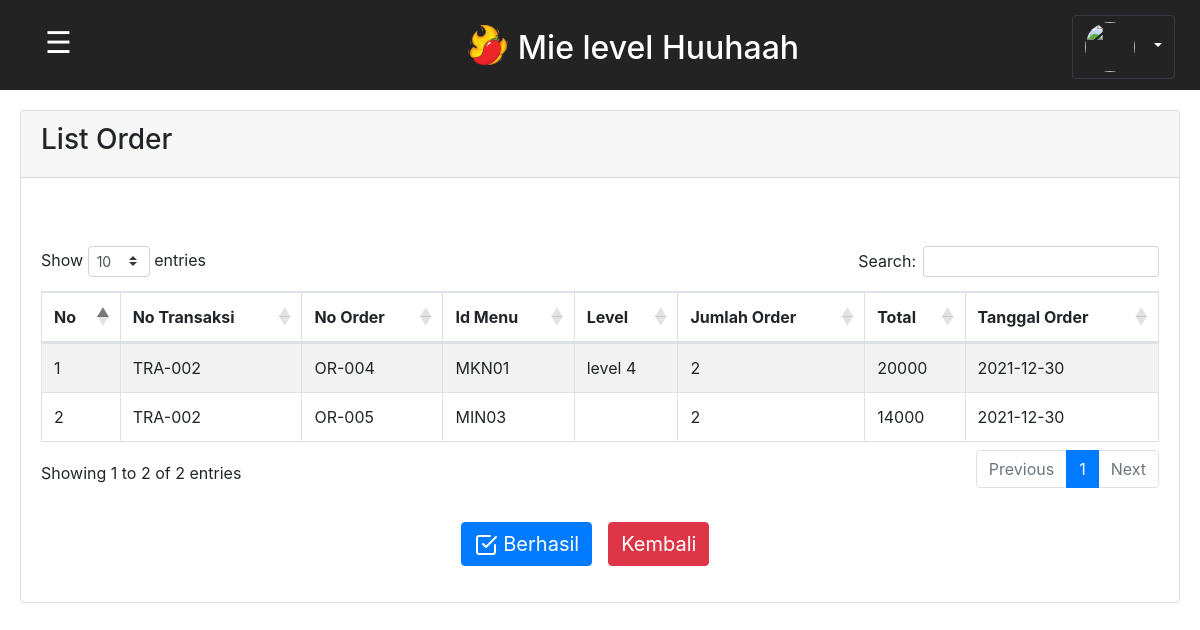
Page /detail_order.php?id=TRA-002 on the committed database.
### tables this page shows
CREATE TABLE `transaksi` (
  `no_transaksi` varchar(10) NOT NULL,
  `no_order` varchar(10) NOT NULL,
  `total_byr` int(50) NOT NULL
);

CREATE TABLE `order_customer_fix` (
  `id` int(20) NOT NULL,
  `no_order` varchar(20) NOT NULL,
  `id_cst` varchar(20) NOT NULL,
  `id_menu` varchar(20) NOT NULL,
  `level` varchar(20) DEFAULT NULL,
  `jumlah` int(11) NOT NULL,
  `total` int(30) NOT NULL,
  `tgl_order` date NOT NULL
);

### functions.php (called while the page is built, shortened)
<?php
$conn = mysqli_connect("localhost", "root", "", "dbresto");
function query($query){
	global $conn;
	$result = mysqli_query($conn, $query);
	$rows = [];
	while ($row = mysqli_fetch_assoc($result)){
		$rows[] = $row;
	}
	return $rows;
}
?>

### detail_order.php (the view, shortened to what this page needs)
<?php
require "functions.php";
$transaksi = $_GET['id'];
$menu = query("SELECT no_transaksi, no_order, id_menu, level, jumlah, total, tgl_order FROM
        transaksi NATURAL INNER JOIN order_customer_fix WHERE no_transaksi IN
        (SELECT no_transaksi FROM transaksi WHERE no_transaksi LIKE '$transaksi')");
?>
<!DOCTYPE html>
<html lang="en">
<head>
    <link rel="stylesheet" href="style.css?v=1.0">
    <link rel="stylesheet" type="text/css" href="https://cdnjs.cloudflare.com/ajax/libs/twitter-bootstrap/4.5.2/css/bootstrap.css">
	<link rel="stylesheet" type="text/css" href="https://cdn.datatables.net/1.10.22/css/dataTables.bootstrap4.min.css">
</head>
<body>
        <div class="judul sticky-top">
            <button class="openbtn" onclick="openNav()">&#9776;</button>
            <div class="brand row align-items-center justify-content-center">
                <img src="img/logo.png" class="logo">
                <h2>Mie level Huuhaah</h2>
            </div>
            <div class="account">
                <div class="dropdown">
                        <?php
                            $id = $_SESSION['id_adm'];
                            $hasil = mysqli_query($conn,"SELECT * FROM admin WHERE id_adm = '$id'");
                            $data = mysqli_fetch_assoc($hasil);
                        ?>
                    <button class="btn btn-dark dropdown-toggle" type="button" id="dropdownMenuButton2" data-bs-toggle="dropdown" aria-expanded="true">
                        <img src="photo/<?= $data['gambar_adm'];?>" class="bulat" style="background-size:cover;"><?= $data['nama_adm'];?>
                    </button>
                </div>
            </div>
        </div>
        <div class="content" id="content">
                <div class="card">
		            <div class="card-header">
			            <h3>List Order</h3>
		            </div>
                    <div class="card-body">
                        <br><br>
                        <table border="1" id="example" class="table table-striped table-bordered" cellspacing="0" width="100%">
                            <thead>
                                <tr>
                                    <th>No</th>
                                    <th>No Transaksi</th>
                                    <th>No Order</th>
                                    <th>Id Menu</th>
                                    <th>Level</th>
                                    <th>Jumlah Order</th>
                                    <th>Total</th>
                                    <th>Tanggal Order</th>
                                </tr>
                            </thead>
                            <?php $i=1; ?>
                            <?php foreach ($menu as $row): ?>
                                <tr>
                                    <td><?= $i; ?></td>
                                    <td><?= $row['no_transaksi']; ?></td>
                                    <td><?= $row['no_order']; ?></td>
                                    <td><?= $row['id_menu']; ?></td>
                                    <td><?= $row['level']; ?></td>
                                    <td><?= $row['jumlah']; ?></td>
                                    <td><?= $row['total']; ?></td>
                                    <td><?= $row['tgl_order']; ?></td>
                                </tr>
                                 <?php $i++;?>
                            <?php endforeach ?>
                        </table>
                        <div class="col-12 row justify-content-center mt-2 mb-3">
                                <form method="POST">
                                    <button
                                        name="cek" id="cek"
                                        style="font-size: 20px;" name="detail"
                                        class="btn btn-primary mt-4 mr-2">
                                        <span data-feather="check-square"></span> Berhasil
                                    </button>
                                </form>
                                <a  href="order_admin.php"
                                    style="font-size: 20px;" name="detail"
                                    class="btn btn-danger mt-4 ml-2">
                                     Kembali
                                </a>
                        </div>
                    </div>
                </div>
        </div>
</body>
</html>

### style.css (style rules this page uses)
body { font-family: 'roboto'; background-color: #ddd; }
.judul { background: #232323; padding: 25px; width: 100%; }
.judul h2 { text-align: center; height: 15px; color: #ffffff; margin-top: -10px; }
.brand img { width: 40px; height: 40px; margin: 0 10px 0 0; }
.openbtn { font-size: 30px; float: left; cursor: pointer; background-color: #232323; color: white; padding: 5px 20px; border: none; text-align: start; margin-top: -10px; }
.account { display: block; float: right; cursor: pointer; color: black; margin-top: -50px; }
.bulat { position: relative; width: 50px; height: 50px; border-radius: 50%; margin: 0 10px 0 0; background-size: cover; }
#dropdownMenuButton2 { background-color: #232323; color: white; }
#content { transition: margin-left .5s; padding: 20px; }

### rows in the picture
transaksi: no_transaksi "TRA-002", no_order "OR-004", order_customer_fix.id_menu "MKN01", order_customer_fix.level "level 4", order_customer_fix.jumlah "2", order_customer_fix.total "20000", order_customer_fix.tgl_order "2021-12-30"
transaksi: no_transaksi "TRA-002", no_order "OR-005", order_customer_fix.id_menu "MIN03", order_customer_fix.jumlah "2", order_customer_fix.total "14000", order_customer_fix.tgl_order "2021-12-30"
